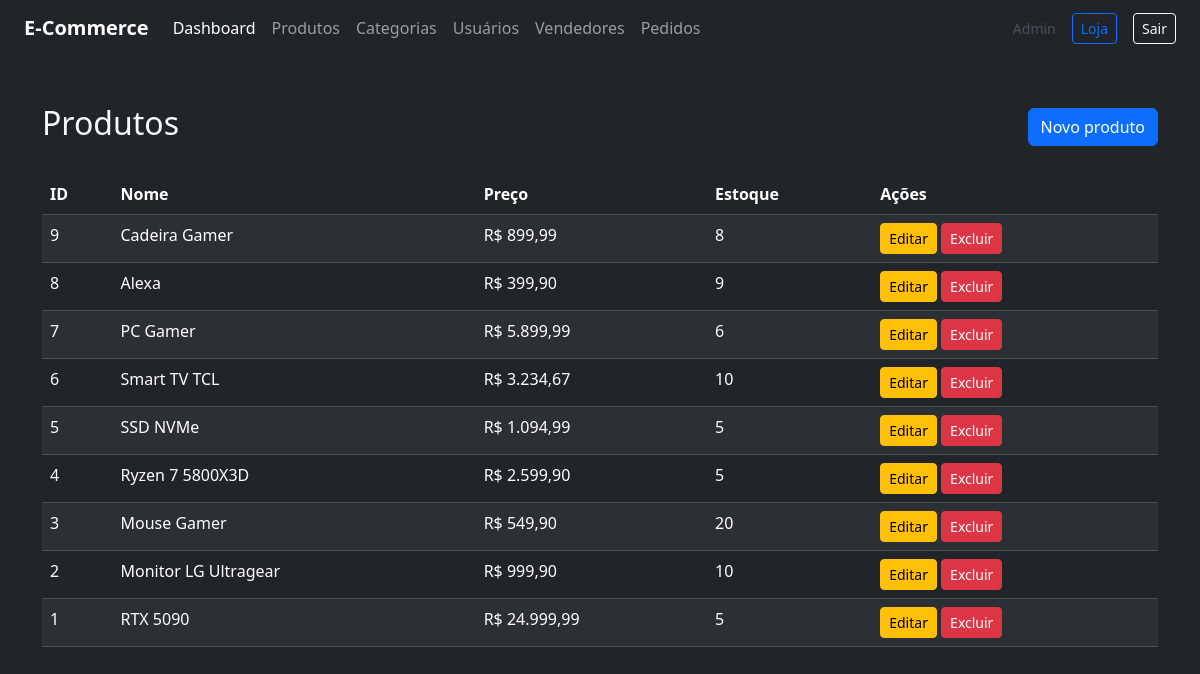
Page /produto/listar.php (signed in) on the committed database.
### tables this page shows
CREATE TABLE IF NOT EXISTS `Produto` (
  `id` INT UNSIGNED NOT NULL AUTO_INCREMENT,
  `id_vendedor` INT UNSIGNED NOT NULL,
  `Nome` VARCHAR(255) NOT NULL,
  `Imagem` VARCHAR(255) NOT NULL,
  `Preco` DECIMAL(10,2) NOT NULL,
  `Frete` DECIMAL(10,2) NOT NULL,
  `Estoque` INT NOT NULL DEFAULT 0,
  `Descricao` TEXT NOT NULL,
  `id_categoria` INT UNSIGNED NOT NULL,
  PRIMARY KEY (`id`),
  KEY `idx_produto_vendedor` (`id_vendedor`),
  KEY `idx_produto_categoria` (`id_categoria`),
  CONSTRAINT `fk_produto_vendedor`
    FOREIGN KEY (`id_vendedor`) REFERENCES `Vendedor` (`id`)
    ON UPDATE CASCADE ON DELETE CASCADE,
  CONSTRAINT `fk_produto_categoria`
    FOREIGN KEY (`id_categoria`) REFERENCES `Categoria` (`id`)
    ON UPDATE CASCADE ON DELETE CASCADE
);

### produto/listar.php (the view, shortened to what this page needs)
<?php
require_once __DIR__ . '/../database/conexao.php';
$resultado = mysqli_query($conn, 'SELECT * FROM Produto ORDER BY id DESC');
?>
<!doctype html>
<html lang="pt-BR">
<head>
    <link href="https://cdn.jsdelivr.net/npm/bootstrap@5.3.8/dist/css/bootstrap.min.css" rel="stylesheet">
</head>
<body class="bg-dark text-light">
    <?php require_once __DIR__ . '/../include/navbar_admin.php'; ?>
    <div class="container py-5">
        <div class="d-flex justify-content-between align-items-center mb-4">
            <h2>Produtos</h2>
            <a href="cadastrar.php" class="btn btn-primary">Novo produto</a>
        </div>
        <div class="table-responsive">
            <table class="table table-dark table-striped table-hover">
                <thead>
                    <tr>
                        <th>ID</th>
                        <th>Nome</th>
                        <th>Preço</th>
                        <th>Estoque</th>
                        <th>Ações</th>
                    </tr>
                </thead>
                <tbody>
                    <?php if (mysqli_num_rows($resultado) > 0): ?>
                        <?php while ($produto = mysqli_fetch_assoc($resultado)): ?>
                            <tr>
                                <td><?= (int) $produto['id'] ?></td>
                                <td><?= htmlspecialchars($produto['Nome']) ?></td>
                                <td>R$ <?= number_format((float) $produto['Preco'], 2, ',', '.') ?></td>
                                <td><?= (int) $produto['Estoque'] ?></td>
                                <td>
                                    <a href="alterar.php?id=<?= (int) $produto['id'] ?>" class="btn btn-sm btn-warning">Editar</a>
                                    <a href="deletar.php?id=<?= (int) $produto['id'] ?>" class="btn btn-sm btn-danger" onclick="return confirm('Deseja excluir este produto?');">Excluir</a>
                                </td>
                            </tr>
                        <?php endwhile; ?>
                    <?php else: ?>
                        <tr>
                            <td colspan="5" class="text-center">Nenhum produto encontrado.</td>
                        </tr>
                    <?php endif; ?>
                </tbody>
            </table>
        </div>
    </div>
</body>
</html>

### rows in the picture
produto: id "9", Nome "Cadeira Gamer", Preco "899,99", Estoque "8"
produto: id "8", Nome "Alexa", Preco "399,90", Estoque "9"
produto: id "7", Nome "PC Gamer", Preco "5.899,99", Estoque "6"
produto: id "6", Nome "Smart TV TCL", Preco "3.234,67", Estoque "10"
produto: id "5", Nome "SSD NVMe", Preco "1.094,99", Estoque "5"
produto: id "4", Nome "Ryzen 7 5800X3D", Preco "2.599,90", Estoque "5"
produto: id "3", Nome "Mouse Gamer", Preco "549,90", Estoque "20"
produto: id "2", Nome "Monitor LG Ultragear", Preco "999,90", Estoque "10"
produto: id "1", Nome "RTX 5090", Preco "24.999,99", Estoque "5"
